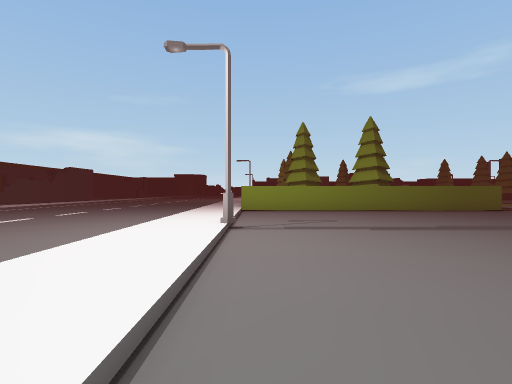
view 1 (above)

24 first-person views from a walk through a Unity game level. The camera is 1.3 m above the floor, looks level and sees 80° across. The floor is counted in squares, 2 m on a side. Each view is taken from the middle of a square. On the plan, view 1 faces up. The plan holds only what a view shows up to about 10 squares ahead; the rest is blank. The place goes on beyond the plan. The player character is not drawn.

view 2
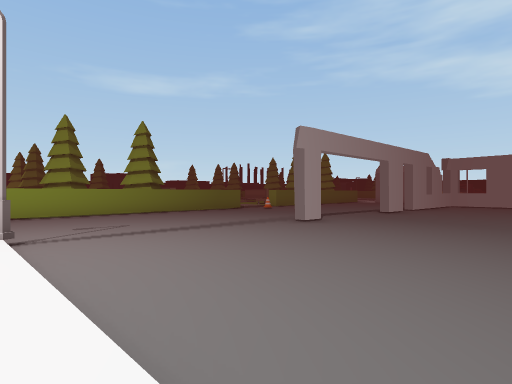

view 3
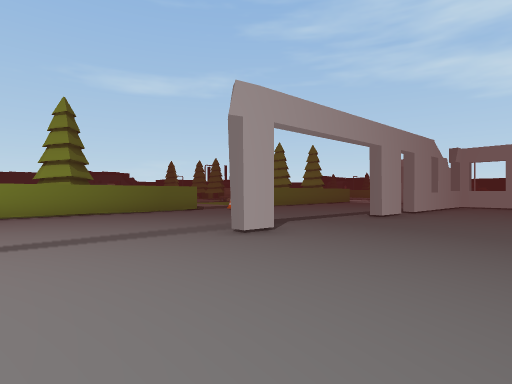

view 4
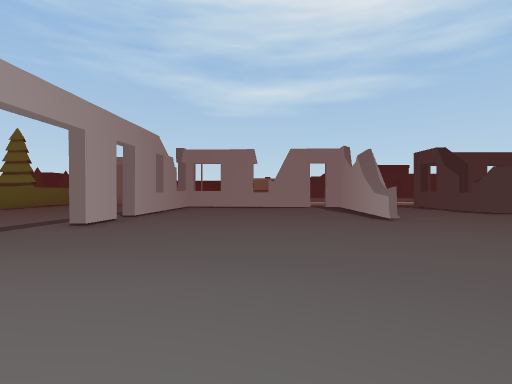

view 5
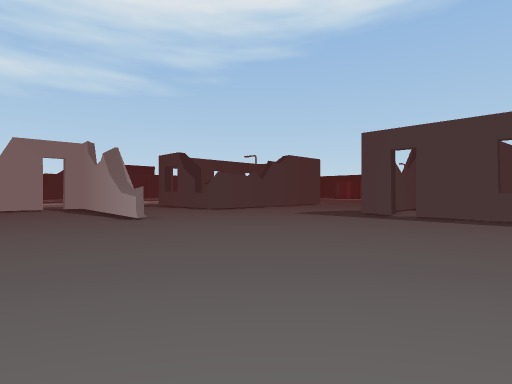

view 6
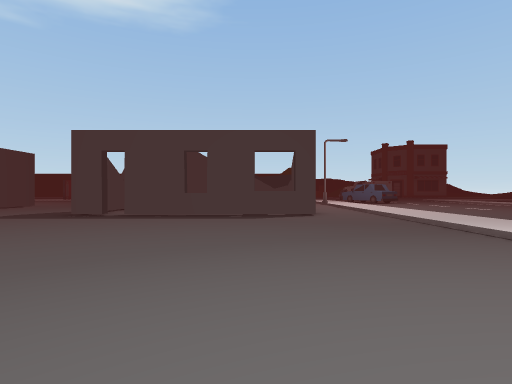

view 7
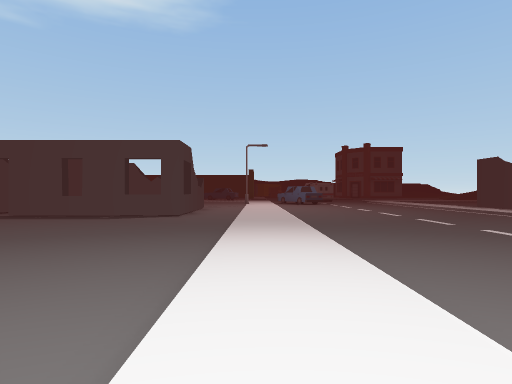

view 8
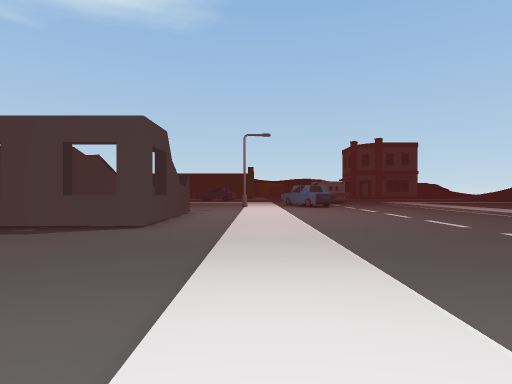

view 9
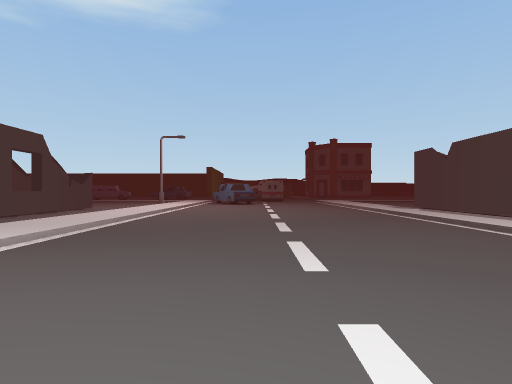

view 10
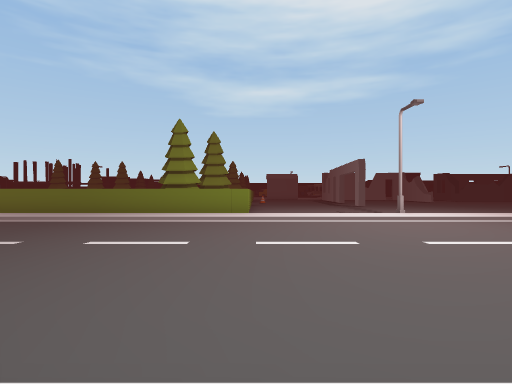

view 11
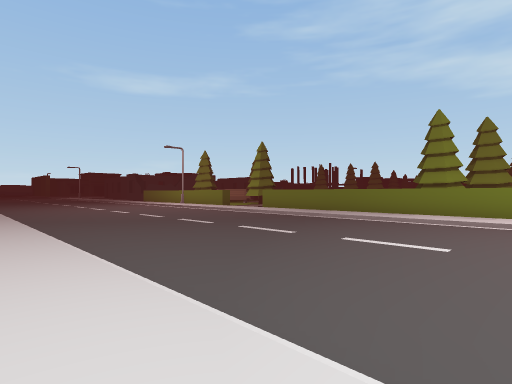

view 12
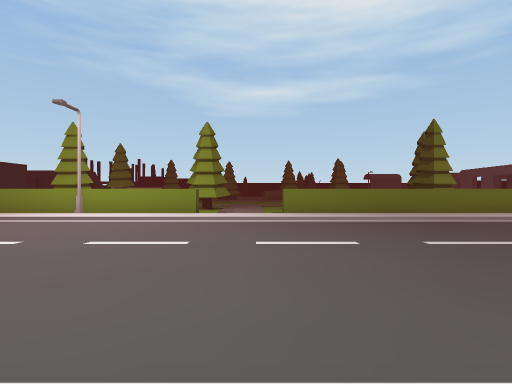

view 13
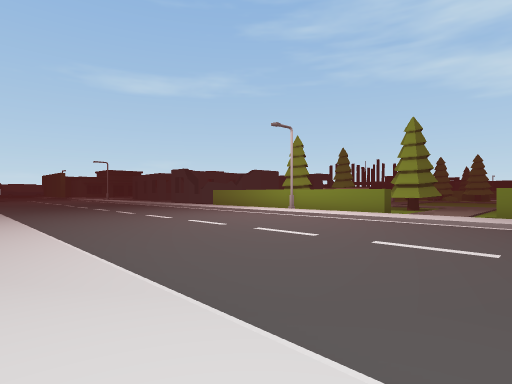

view 14
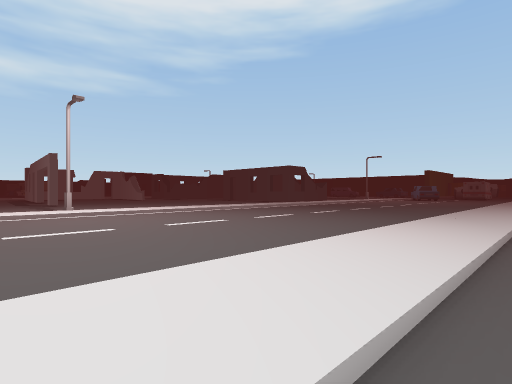

view 15
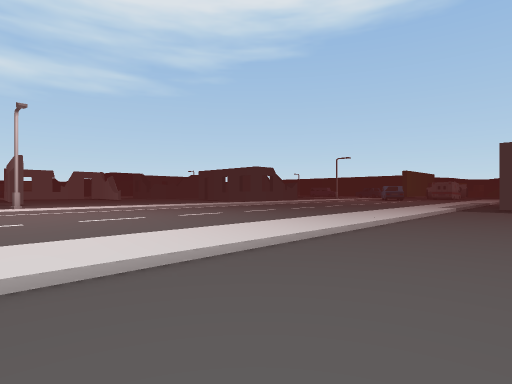

view 16
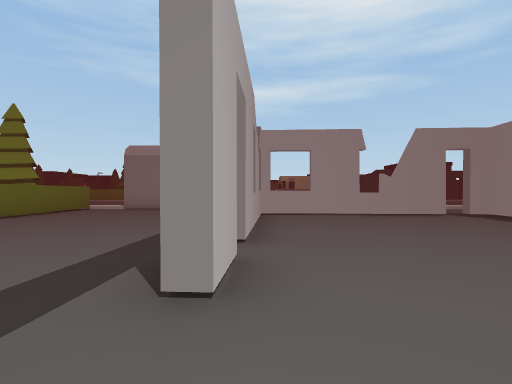

view 17
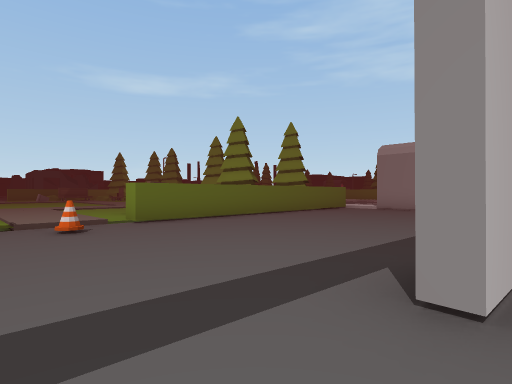

view 18
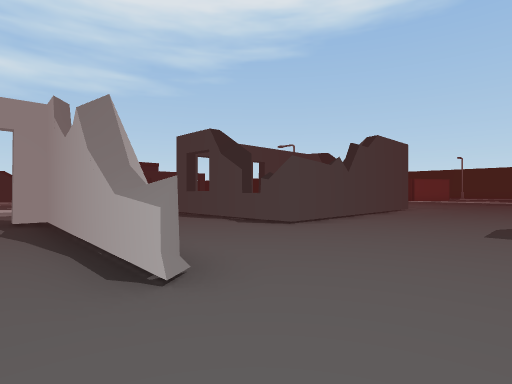

view 19
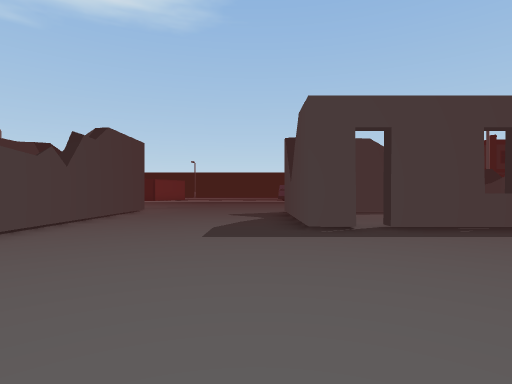

view 20
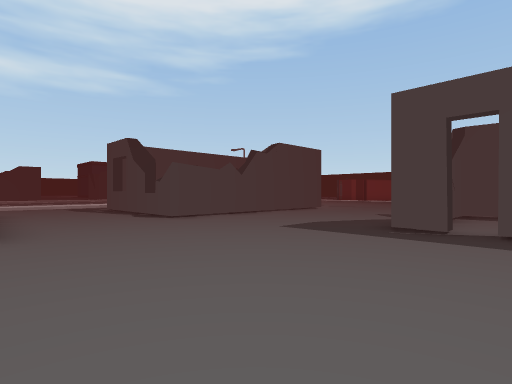

view 21
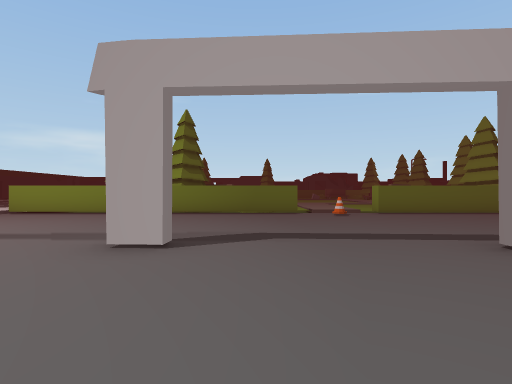

view 22
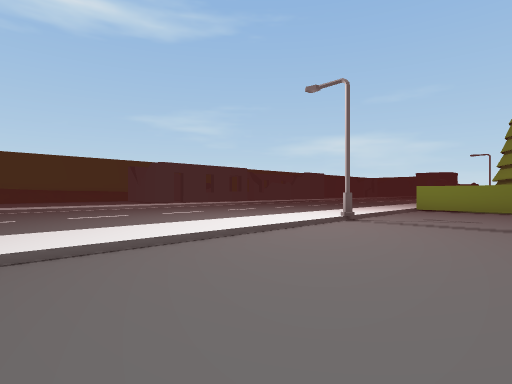

view 23
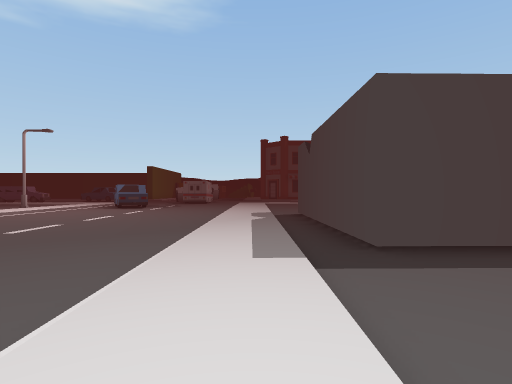

view 24
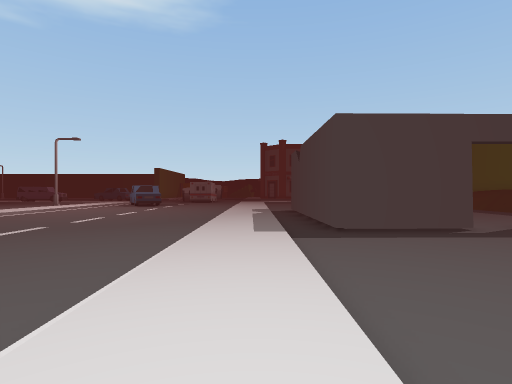

### Floor plan
Key: @ floor where view 1 was taken; # wall or solid block; x gap in a wall; . main floor; : floor 0.25 m higher than the main floor; / step, stairs or slope; ^ raised ledge; O other object.
Columns run from 13 left of view 1 to 18 right of it. Each row starts with its distance up from view 1.
 28     /...     ^
 27     /....  /:^
 26     /....../O^
 25     /....../O^
 24     /....../:^
 23    :/....../:^
 22    :/....../:^
 21    :/....../:::
 20    :/....../:::
 19    :/....../:^.
 18    :/....../:^
 17     /....../:
 16     /....../:^        ::
 15    :/....../:^        ::
 14    :/....../:^        ::..
 13    :/....../:^OO  O   ::.OO
 12    :/....../:^ O OO   ::.O    OO
 11    :/....../:#########::########
 10    :/....../:........#O.........
  9     /....../:...................
  8   .:/....../:...................
  7 ...:/....../:...................
  6 ...:/....../OO...............
  5 ...:/....../OO.....#.......
  4 ...:/....../:..........#xx###^#
  3 ...:/....../:.................^
  2 ...:/....../:.................#
  1  ..:/....../:.................#
  0  ..:/....../:@................#
 -1  ..:/....../:.................x
 -2  ..:/....../:...........#^#####.
 -3 ...:/....../:...................
 -4 ...:/....../:...................
 -5 ...:/....../:..................
 -6 ##.:/....../:.............###^#
 -7  #.:/....../:.............#
 -8  #.:/....../:..^####x#....#
 -9  #.:/....../:..#   ..#....#
-10  #.:/....../:..#   ..#....#
-11  #.:/....../:..#  ...#....#
-12  #.:/....../  .#  ####....#

Positions as (right, up) in squares from view 1, and headings:
1: (0, 0), facing up
2: (-1, 0), facing up-right
3: (2, 1), facing up-right
4: (4, 1), facing right
5: (4, 1), facing down-right
6: (3, 1), facing down
7: (-1, 2), facing down
8: (-1, -1), facing down
9: (-5, 0), facing down
10: (-10, 10), facing right
11: (-10, 10), facing up-right
12: (-10, 20), facing right
13: (-10, 18), facing up-right
14: (-11, 8), facing down-right
15: (-13, 7), facing down-right
16: (8, 4), facing right
17: (8, 4), facing up-right
18: (9, -1), facing down-right
19: (9, -2), facing down
20: (6, -2), facing down-right
21: (7, 1), facing up
22: (3, -1), facing up-left
23: (-10, -2), facing down
24: (-10, 0), facing down
